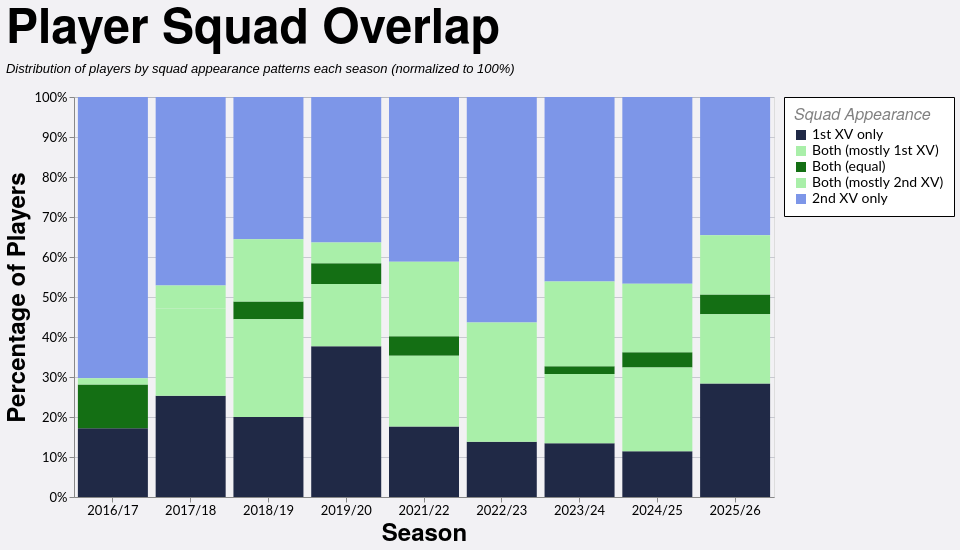

Write a Vega-Lite specification for this figure.
### Vega-Lite specification from a JSON file in a GitHub repository (floating-point values rounded to 4 significant figures)
{"config": {"axis": {"labelFont": "Lato, sans-serif", "titleFont": "PT Sans Narrow, Helvetica Neue, Helvetica, Arial, sans-serif", "labelFontSize": 13, "titleFontSize": 24, "gridColor": "#202947", "gridOpacity": 0.2}, "header": {"labelFont": "PT Sans Narrow, Helvetica Neue, Helvetica, Arial, sans-serif", "titleFont": "PT Sans Narrow, Helvetica Neue, Helvetica, Arial, sans-serif", "labelFontSize": 24, "titleFontSize": 28, "labelFontWeight": "bold", "orient": "left"}, "legend": {"labelFont": "Lato, sans-serif", "titleFont": "PT Sans Narrow, Helvetica Neue, Helvetica, Arial, sans-serif", "labelFontSize": 14, "titleFontSize": 16, "titlePadding": 5, "fillColor": "white", "strokeColor": "black", "padding": 10, "titleFontWeight": "lighter", "titleFontStyle": "italic", "titleColor": "gray", "offset": 10}, "title": {"font": "PT Sans Narrow, Helvetica Neue, Helvetica, Arial, sans-serif", "fontSize": 48, "fontWeight": "bold", "anchor": "start", "align": "center", "titlePadding": 20, "subtitlePadding": 10, "subtitleFontSize": 13, "subtitleColor": "", "subtitleFontStyle": "italic", "offset": 15, "color": "black"}, "axisX": {"labelAngle": 0}, "facet": {"title": null, "header": null, "align": {"row": "each", "column": "each"}}, "resolve": {"scale": {"y": "independent", "facet": "independent"}}, "background": "#f2f1f4"}, "data": {"name": "data-fd318c58e3d69e81c1726a8c213fdecc"}, "mark": {"type": "bar"}, "encoding": {"color": {"field": "category", "scale": {"domain": ["1st XV only", "Both (mostly 1st XV)", "Both (equal)", "Both (mostly 2nd XV)", "2nd XV only"], "range": ["#202946", "#a9efa9", "#146f14", "#a9efa9", "#7d96e8"]}, "sort": ["1st XV only", "Both (mostly 1st XV)", "Both (equal)", "Both (mostly 2nd XV)", "2nd XV only"], "title": "Squad Appearance", "type": "nominal"}, "order": {"field": "stack_order", "sort": "ascending", "type": "quantitative"}, "tooltip": [{"field": "season", "title": "Season", "type": "ordinal"}, {"field": "category", "title": "Category", "type": "nominal"}, {"field": "players", "title": "Players", "type": "quantitative"}, {"field": "total", "title": "Total", "type": "quantitative"}, {"field": "pct", "format": ".1%", "title": "Percentage", "type": "quantitative"}], "x": {"axis": {"labelAngle": 0, "labelOverlap": "parity"}, "field": "season", "sort": "ascending", "title": "Season", "type": "ordinal"}, "y": {"axis": {"format": "%"}, "field": "pct", "scale": {"domain": [0, 1]}, "title": "Percentage of Players", "type": "quantitative"}}, "height": 400, "title": {"text": "Player Squad Overlap", "subtitle": "Distribution of players by squad appearance patterns each season (normalized to 100%)"}, "width": 700, "$schema": "https://vega.github.io/schema/vega-lite/v5.20.1.json", "datasets": {"data-fd318c58e3d69e81c1726a8c213fdecc": [{"season": "2016/17", "category": "1st XV only", "players": 11, "total": 64, "pct": 0.1719, "stack_order": 0}, {"season": "2016/17", "category": "2nd XV only", "players": 45, "total": 64, "pct": 0.7031, "stack_order": 4}, {"season": "2016/17", "category": "Both (equal)", "players": 7, "total": 64, "pct": 0.1094, "stack_order": 2}, {"season": "2016/17", "category": "Both (mostly 2nd XV)", "players": 1, "total": 64, "pct": 0.01562, "stack_order": 3}, {"season": "2017/18", "category": "1st XV only", "players": 22, "total": 87, "pct": 0.2529, "stack_order": 0}, {"season": "2017/18", "category": "2nd XV only", "players": 41, "total": 87, "pct": 0.4713, "stack_order": 4}, {"season": "2017/18", "category": "Both (mostly 1st XV)", "players": 19, "total": 87, "pct": 0.2184, "stack_order": 1}, {"season": "2017/18", "category": "Both (mostly 2nd XV)", "players": 5, "total": 87, "pct": 0.05747, "stack_order": 3}, {"season": "2018/19", "category": "1st XV only", "players": 18, "total": 90, "pct": 0.2, "stack_order": 0}, {"season": "2018/19", "category": "2nd XV only", "players": 32, "total": 90, "pct": 0.3556, "stack_order": 4}, {"season": "2018/19", "category": "Both (equal)", "players": 4, "total": 90, "pct": 0.04444, "stack_order": 2}, {"season": "2018/19", "category": "Both (mostly 1st XV)", "players": 22, "total": 90, "pct": 0.2444, "stack_order": 1}, {"season": "2018/19", "category": "Both (mostly 2nd XV)", "players": 14, "total": 90, "pct": 0.1556, "stack_order": 3}, {"season": "2019/20", "category": "1st XV only", "players": 29, "total": 77, "pct": 0.3766, "stack_order": 0}, {"season": "2019/20", "category": "2nd XV only", "players": 28, "total": 77, "pct": 0.3636, "stack_order": 4}, {"season": "2019/20", "category": "Both (equal)", "players": 4, "total": 77, "pct": 0.05195, "stack_order": 2}, {"season": "2019/20", "category": "Both (mostly 1st XV)", "players": 12, "total": 77, "pct": 0.1558, "stack_order": 1}, {"season": "2019/20", "category": "Both (mostly 2nd XV)", "players": 4, "total": 77, "pct": 0.05195, "stack_order": 3}, {"season": "2021/22", "category": "1st XV only", "players": 18, "total": 102, "pct": 0.1765, "stack_order": 0}, {"season": "2021/22", "category": "2nd XV only", "players": 42, "total": 102, "pct": 0.4118, "stack_order": 4}, {"season": "2021/22", "category": "Both (equal)", "players": 5, "total": 102, "pct": 0.04902, "stack_order": 2}, {"season": "2021/22", "category": "Both (mostly 1st XV)", "players": 18, "total": 102, "pct": 0.1765, "stack_order": 1}, {"season": "2021/22", "category": "Both (mostly 2nd XV)", "players": 19, "total": 102, "pct": 0.1863, "stack_order": 3}, {"season": "2022/23", "category": "1st XV only", "players": 13, "total": 94, "pct": 0.1383, "stack_order": 0}, {"season": "2022/23", "category": "2nd XV only", "players": 53, "total": 94, "pct": 0.5638, "stack_order": 4}, {"season": "2022/23", "category": "Both (mostly 1st XV)", "players": 18, "total": 94, "pct": 0.1915, "stack_order": 1}, {"season": "2022/23", "category": "Both (mostly 2nd XV)", "players": 10, "total": 94, "pct": 0.1064, "stack_order": 3}, {"season": "2023/24", "category": "1st XV only", "players": 14, "total": 104, "pct": 0.1346, "stack_order": 0}, {"season": "2023/24", "category": "2nd XV only", "players": 48, "total": 104, "pct": 0.4615, "stack_order": 4}, {"season": "2023/24", "category": "Both (equal)", "players": 2, "total": 104, "pct": 0.01923, "stack_order": 2}, {"season": "2023/24", "category": "Both (mostly 1st XV)", "players": 18, "total": 104, "pct": 0.1731, "stack_order": 1}, {"season": "2023/24", "category": "Both (mostly 2nd XV)", "players": 22, "total": 104, "pct": 0.2115, "stack_order": 3}, {"season": "2024/25", "category": "1st XV only", "players": 12, "total": 105, "pct": 0.1143, "stack_order": 0}, {"season": "2024/25", "category": "2nd XV only", "players": 49, "total": 105, "pct": 0.4667, "stack_order": 4}, {"season": "2024/25", "category": "Both (equal)", "players": 4, "total": 105, "pct": 0.0381, "stack_order": 2}, {"season": "2024/25", "category": "Both (mostly 1st XV)", "players": 22, "total": 105, "pct": 0.2095, "stack_order": 1}, {"season": "2024/25", "category": "Both (mostly 2nd XV)", "players": 18, "total": 105, "pct": 0.1714, "stack_order": 3}, {"season": "2025/26", "category": "1st XV only", "players": 23, "total": 81, "pct": 0.284, "stack_order": 0}, {"season": "2025/26", "category": "2nd XV only", "players": 28, "total": 81, "pct": 0.3457, "stack_order": 4}, {"season": "2025/26", "category": "Both (equal)", "players": 4, "total": 81, "pct": 0.04938, "stack_order": 2}, {"season": "2025/26", "category": "Both (mostly 1st XV)", "players": 14, "total": 81, "pct": 0.1728, "stack_order": 1}, {"season": "2025/26", "category": "Both (mostly 2nd XV)", "players": 12, "total": 81, "pct": 0.1481, "stack_order": 3}]}}
